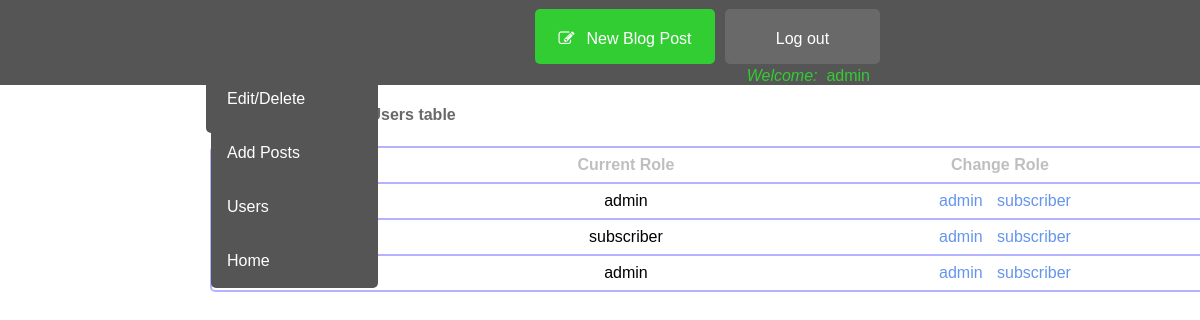
The page /admin/users.php (signed in) on the database its author committed.
### tables this page shows
CREATE TABLE `users` (
  `user_id` int(3) NOT NULL,
  `username` varchar(8) NOT NULL,
  `password` varchar(255) NOT NULL,
  `role` varchar(255) NOT NULL DEFAULT 'subscriber',
  `randSalt` varchar(255) NOT NULL DEFAULT '$2y$10$1234512345123451234512'
);

### admin/includes/viewAllUsers.php (the view, shortened to what this page needs)
<div style="margin-top: 10px;">
<h4 id="h3" class="font">Users table</h4>
<table class="table_users">
    <thead>
        <tr>
            <th>Username</th>
            <th style="text-align: center;">Current Role</th>
            <th style="text-align: center;">Change Role</th>
        </tr>
    </thead>
    <?php
        $query = "SELECT * FROM users";
        $select_users = mysqli_query($connection, $query);
        while($row = mysqli_fetch_assoc($select_users)){
           $user_id = $row['user_id'];
           $username = $row['username'];
           $role = $row['role'];
        echo "<tr>";
            echo "<td>{$username}</td>";
            echo "<td style='text-align: center;'>{$role}</td>";
            echo "<td style='text-align: center;'><a class='admin-icons' href='users.php?change_to_admin={$user_id}'>admin</a>  <a class='admin-icons_sub' href='users.php?change_to_sub={$user_id}'>subscriber</a></td>";
        echo "</tr>";
        }
        ?>
</table>
</div>

### css/css.css (style rules this page uses)
body { margin:0; }
th, td { padding: 8px; text-align: left; font-family: Arial, Helvetica, sans-serif; }
td { border-top: solid 2px #b3b3ff; }
th { color: #bfbfbf; }
.admin-icons { text-decoration: none; color: cornflowerblue; margin-left: 10px; }
.admin-icons_sub { text-decoration: none; color: cornflowerblue; margin-left: 10px; }
.table_users { border-collapse: separate; width: 1010px; border: solid 2px #b3b3ff; border-radius: 5px; border-spacing: 0; margin: auto; padding: auto; position: relative; margin-left: 210px; font-family: Arial, Helvetica, sans-serif; }
#h3 { margin-left: 210px; color: dimgray; font-family: Arial, Helvetica, sans-serif; }
.font { font-family: Arial, Helvetica, sans-serif; }

### rows shown on the page
users: role "admin"
users: role "subscriber"
users: role "admin"

### other values the page prints
$_SESSION['username'] "admin"
